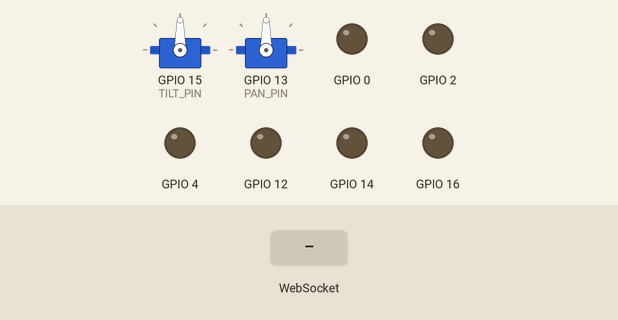
Simulated run of this sketch. Board: ESP32. On the bench: 2 × servo, output pins drawn as LEDs (lit = HIGH). The inputs (shaded band) are chosen by the test bench. What the sketch prints to the serial monitor is not drawn.

Above: at 1.2 s.
1.3 s: WebSocket text "Tilt" received
At 2.0 s:
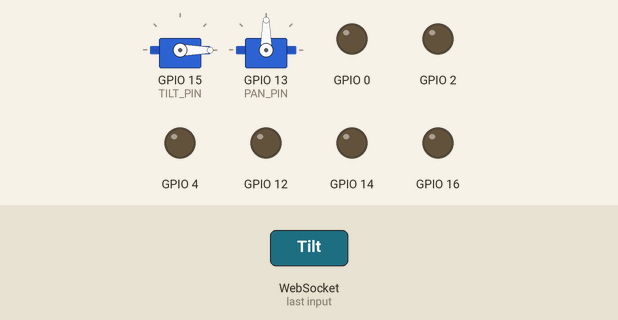
2.8 s: WebSocket text "Pan" received
At 3.1 s:
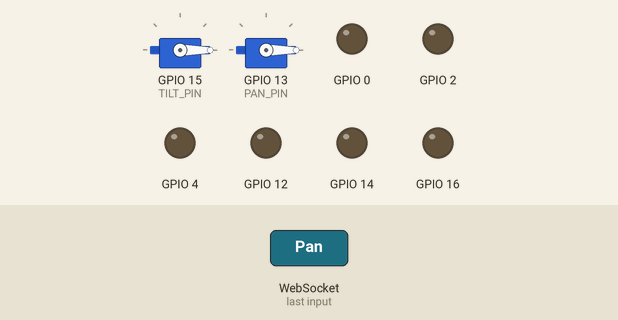
Timing chart, 0 to 5.8 s (numbered marks = the images above; inputs shaded):
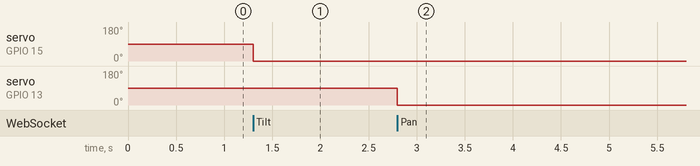

The sketch:

esp32_controller.ino
```cpp
#include <Arduino.h>
#include <WiFi.h>
#include <AsyncTCP.h>
#include <ESPAsyncWebServer.h>
#include <iostream>
#include <sstream>
#include <ESP32Servo.h>

#define TILT_PIN 15
#define UART_TX 1
#define UART_BAUDRATE 9600
#define PAN_PIN 13

const int PWMFreq = 1000;
const int PWMResolution = 8;
const int PWMSpeedChannel = 2;

const char *ssid = "Trinh Trương";
const char *password = "123456789";

// ------ STRUCTURES ------
struct MOTOR_PINS {
    int pinEn;
    int pinIN1;
    int pinIN2;
};

std::vector<MOTOR_PINS> motorPins = {
    {14, 2, 4}, // RIGHT_MOTOR
    {16, 0, 12} // LEFT_MOTOR
};

#define RIGHT_MOTOR 0
#define LEFT_MOTOR 1
#define FORWARD 1
#define BACKWARD -1
#define STOP 0
#define UP 1
#define DOWN 2
#define LEFT 3
#define RIGHT 4

AsyncWebServer server(80);
AsyncWebSocket wsCarInput("/CarInput");

Servo tiltServo;
Servo panServo;

const char *htmlHomePage PROGMEM = R"HTMLHOMEPAGE(
<!DOCTYPE html>
<html>
<head>
<meta name="viewport" content="width=device-width, initial-scale=1">
<style>
.arrows { font-size:30px; color:red; }
td.button {
    background:black; border-radius:25%; box-shadow: 5px 5px #888;
}
td.button:active {
    transform: translate(5px,5px); box-shadow: none;
}
.slider {
    width: 100%; height: 15px; background: #d3d3d3; border-radius: 5px;
    outline: none; opacity: 0.7; transition: opacity .2s;
}
.slider::-webkit-slider-thumb, .slider::-moz-range-thumb {
    width: 25px; height: 25px; background: red; border-radius: 50%;
    cursor: pointer;
}
.pump-btn {
    background: #1976d2; color: #fff; border: none; border-radius: 8px;
    padding: 12px 24px; font-size: 18px; cursor: pointer; margin: 16px 0;
    box-shadow: 2px 2px 8px #888; transition: background 0.2s;
}
.pump-btn:hover { background: #0d47a1; }
</style>
</head>
<body align="center">
<table style="width:400px;margin:auto;" CELLSPACING=10>
<tr><td></td><td class="button"
    ontouchstart='sendButtonInput("MoveCar","3")'
    ontouchend='sendButtonInput("MoveCar","0")'
    onmousedown='sendButtonInput("MoveCar","3")'
    onmouseup='sendButtonInput("MoveCar","0")'><span
    class="arrows">&#8679;</span></td><td></td></tr>
<tr>
<td class="button"
    ontouchstart='sendButtonInput("MoveCar","2")'
    ontouchend='sendButtonInput("MoveCar","0")'
    onmousedown='sendButtonInput("MoveCar","2")'
    onmouseup='sendButtonInput("MoveCar","0")'><span
    class="arrows">&#8678;</span></td>
<td></td>
<td class="button"
    ontouchstart='sendButtonInput("MoveCar","1")'
    ontouchend='sendButtonInput("MoveCar","0")'
    onmousedown='sendButtonInput("MoveCar","1")'
    onmouseup='sendButtonInput("MoveCar","0")'><span
    class="arrows">&#8680;</span></td>
</tr>
<tr><td></td><td class="button"
    ontouchstart='sendButtonInput("MoveCar","1")'
    ontouchend='sendButtonInput("MoveCar","0")'
    onmousedown='sendButtonInput("MoveCar","4")'
    onmouseup='sendButtonInput("MoveCar","0")'><span
    class="arrows">&#8681;</span></td><td></td></tr>
<tr><td colspan=3>
<button class="pump-btn" onclick="turnOnPump()">PUMP ON</button>
<button class="pump-btn" onclick="turnOffPump()">PUMP OFF</button>
<div id="pump-status"></div>
</td></tr>
<tr><td align="left"><b>Speed:</b></td><td
    colspan=2><input type="range" min="0" max="255" value="150"
    class="slider" id="Speed"
    oninput='sendButtonInput("Speed",value)'></td></tr>
<tr><td align="left"><b>Tilt:</b></td><td
    colspan=2><input type="range" min="0" max="180" value="90"
    class="slider" id="Tilt"
    oninput='sendButtonInput("Tilt",value)'></td></tr>
<tr><td><b>Pan:</b></td><td colspan=2><input
    type="range" min="0" max="180" value="90" class="slider"
    id="Pan" oninput='sendButtonInput("Pan",value)'></td></tr>
</table>
<script>
var websocketCarInput;
function initWebSocket() {
    websocketCarInput = new WebSocket("ws://" + window.location.hostname + "/CarInput");
    websocketCarInput.onopen = function() {
        sendButtonInput("Speed", document.getElementById("Speed").value);
        sendButtonInput("Tilt", document.getElementById("Tilt").value);
        sendButtonInput("Pan", document.getElementById("Pan").value);
    };
    websocketCarInput.onclose = function() {
        setTimeout(initWebSocket, 2000);
    };
}
function sendButtonInput(key, value) {
    websocketCarInput.send(key + "," + value);
}
function turnOnPump() {
    fetch("/on").then(r => r.text()).then(msg => {
        document.getElementById('pump-status').innerText = msg;
    });
}
function turnOffPump() {
    fetch("/off").then(r => r.text()).then(msg => {
        document.getElementById('pump-status').innerText = msg;
    });
}
window.onload = initWebSocket;
</script>
</body>
</html>
)HTMLHOMEPAGE";

// ------ MOTOR CONTROL ------
void rotateMotor(int motorNumber, int motorDirection) {
    digitalWrite(motorPins[motorNumber].pinIN1, motorDirection == FORWARD ? HIGH : LOW);
    digitalWrite(motorPins[motorNumber].pinIN2, motorDirection == BACKWARD ? HIGH : LOW);
    if (motorDirection == STOP) {
        digitalWrite(motorPins[motorNumber].pinIN1, LOW);
        digitalWrite(motorPins[motorNumber].pinIN2, LOW);
    }
}

void moveCar(int inputValue) {
    switch (inputValue) {
        case UP: rotateMotor(RIGHT_MOTOR, BACKWARD); rotateMotor(LEFT_MOTOR, BACKWARD); break;
        case DOWN: rotateMotor(RIGHT_MOTOR, FORWARD); rotateMotor(LEFT_MOTOR, FORWARD); break;
        case LEFT: rotateMotor(RIGHT_MOTOR, BACKWARD); rotateMotor(LEFT_MOTOR, FORWARD); break;
        case RIGHT: rotateMotor(RIGHT_MOTOR, FORWARD); rotateMotor(LEFT_MOTOR, BACKWARD); break;
        default: rotateMotor(RIGHT_MOTOR, STOP); rotateMotor(LEFT_MOTOR, STOP); break;
    }
}

void setUpPinModes() {
    tiltServo.attach(TILT_PIN);
    panServo.attach(PAN_PIN);
    ledcSetup(PWMSpeedChannel, PWMFreq, PWMResolution);

    for (int i = 0; i < motorPins.size(); i++) {
        pinMode(motorPins[i].pinIN1, OUTPUT);
        pinMode(motorPins[i].pinIN2, OUTPUT);
        ledcAttachPin(motorPins[i].pinEn, PWMSpeedChannel);
    }
    moveCar(STOP);
}

void handleRoot(AsyncWebServerRequest *request) {
    request->send_P(200, "text/html", htmlHomePage);
}

void handleNotFound(AsyncWebServerRequest *request) {
    request->send(404, "text/plain", "File Not Found");
}

void onCarInputWebSocketEvent(AsyncWebSocket *server, AsyncWebSocketClient *client, AwsEventType type, void *arg, uint8_t *data, size_t len) {
    if (type == WS_EVT_DATA) {
        AwsFrameInfo *info = (AwsFrameInfo *)arg;
        if (info->final && info->index == 0 && info->len == len && info->opcode == WS_TEXT) {
            std::string payload((char *)data, len);
            std::istringstream ss(payload);
            std::string key, value;
            std::getline(ss, key, ',');
            std::getline(ss, value, ',');
            int val = atoi(value.c_str());

            if (key == "MoveCar") moveCar(val);
            else if (key == "Speed") ledcWrite(PWMSpeedChannel, val);
            else if (key == "Tilt") tiltServo.write(val);
            else if (key == "Pan") panServo.write(val);
        }
    } else if (type == WS_EVT_DISCONNECT) {
        moveCar(STOP);
        tiltServo.write(90);
    }
}

void setup() {
    Serial.begin(115200);
    Serial1.begin(UART_BAUDRATE, SERIAL_8N1, -1, UART_TX); // Only TX used

    setUpPinModes();

    WiFi.softAP(ssid, password);
    IPAddress IP = WiFi.softAPIP();
    Serial.print("AP IP address: ");
    Serial.println(IP);

    server.on("/", HTTP_GET, handleRoot);
    server.onNotFound(handleNotFound);

    // Gửi lệnh OFF cho Uno
    server.on("/off", HTTP_GET, [](AsyncWebServerRequest *request) {
        Serial1.println("OFF");
        request->send(200, "text/plain", "Đã gửi lệnh OFF tới Uno");
    });

    // Gửi lệnh ON cho Uno
    server.on("/on", HTTP_GET, [](AsyncWebServerRequest *request) {
        Serial1.println("ON");
        request->send(200, "text/plain", "Đã gửi lệnh ON tới Uno");
    });

    wsCarInput.onEvent(onCarInputWebSocketEvent);
    server.addHandler(&wsCarInput);
    server.begin();
    Serial.println("HTTP server started");
}

void loop() {
    wsCarInput.cleanupClients();
}
```

Measured:
- after the input at 1.3 s, servo on GPIO 15 (TILT_PIN): 90° → 0° at once
- after the input at 2.8 s, servo on GPIO 13 (PAN_PIN): 90° → 0° at once
